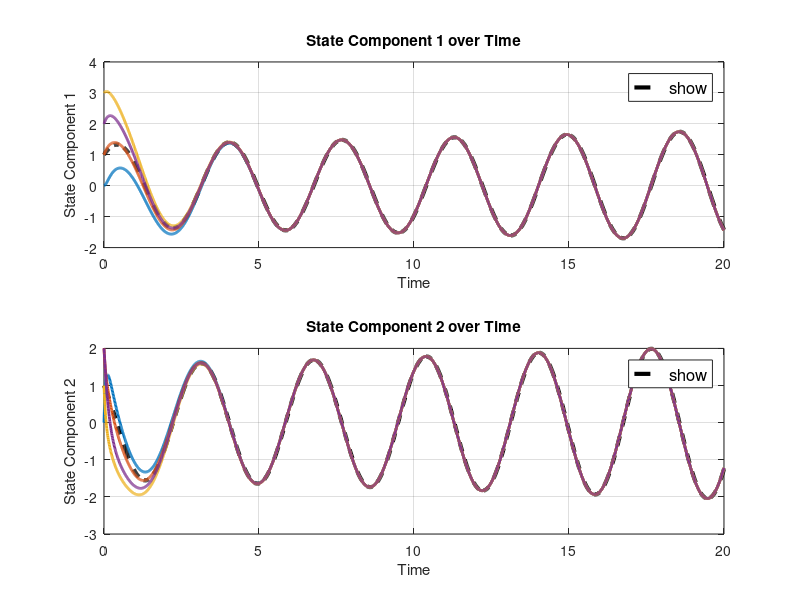
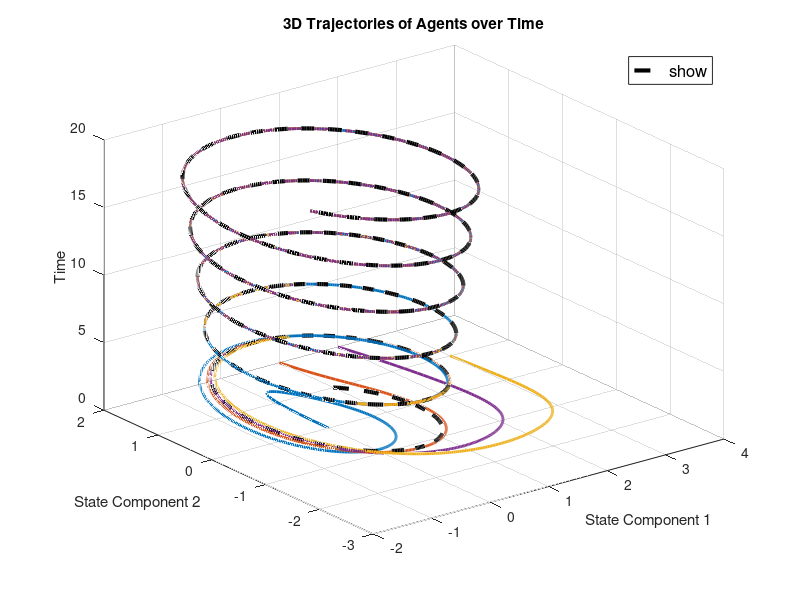

MATLAB code to generate these figures, in order:
% MATLAB script for consensus protocol with system dynamics where Agent 1 follows a reference model
clc; clear; close all;

% Parameters
num_agents = 5;                     % Number of agents (Agent 1 is the leader + 4 followers)
time_step = 0.01;                   % Time step for simulation
total_time = 20;                    % Total simulation time
num_steps = total_time / time_step; % Number of simulation steps

% System matrices
A = [0 1.5; -2 0];       % Dynamics matrix for each agent (2x2)
B = [0; 1];              % Input matrix for each agent (2x1)
C = [1 0];               % Output matrix (observing the first state only)

% LQR cost matrices
Q = 0.1 * eye(2);        % State-cost matrix
R = 0.01;                % Input-cost matrix

% Adjacency matrix representing connectivity between agents (including leader as Agent 1)
A_adj = [0 1 1 0 0;
         1 0 1 1 0;
         1 1 0 1 1;
         0 1 1 0 1;
         0 0 1 1 0];

% Degree matrix and Laplacian matrix
D = diag(sum(A_adj, 2));
L = D - A_adj;

% Compute the eigenvalues of the Laplacian matrix
lambda = eig(L);

% Calculate individual LQR gain matrices for each follower based on Laplacian eigenvalues
K_array = zeros(num_agents - 1, 2); % LQR gains for each follower (row per agent)
for i = 2:num_agents                % Skip lambda_1 = 0 (consensus mode)
    lambda_i = sqrt(lambda(i));
    K_array(i - 1, :) = lqr(A, lambda_i * B, Q, R); % Compute LQR gain for each follower
end

% Store the history of states for plotting
x_history = zeros(num_agents, 2, num_steps);

% Initial states
x_ref = [1; 1];                  % Initial state of the reference model for Agent 1

% Initial states of followers
x_followers = [0 0;
               1 2;
               3 1;
               2 2];             % Each row corresponds to a follower's initial state

% Initialize history
x_history(1, :, 1) = x_ref';     % Initial state of Agent 1
x_history(2:end, :, 1) = x_followers;

% Consensus protocol update loop
for k = 2:num_steps
    % Update Agent 1 (reference model) with its own dynamics
    x_ref = x_ref + time_step * (A * x_ref);

    % Initialize control input for followers
    u = zeros(num_agents - 1, 1);

    % Calculate control inputs for each follower agent
    for i = 1:num_agents - 1
        % Extract the LQR gain for the current follower
        K_i = K_array(i, :);

        % Compute the tracking error between follower i and the leader
        e_i = x_followers(i, :)' - x_ref;

        % Compute the consensus error between follower i and its neighbors
        consensus_error = zeros(size(x_ref));
        for j = 1:num_agents
            if A_adj(i + 1, j) == 1  % If agent j is a neighbor of agent i
                if j == 1            % Agent 1 is the leader
                    x_j = x_ref;
                else
                    x_j = x_followers(j - 1, :)';
                end
                consensus_error = consensus_error + (x_followers(i, :)' - x_j);
            end
        end

        % Compute the total error
        e_total = e_i + consensus_error;

        % Compute the control input for follower i
        u(i) = -K_i * e_total;
    end

    % Update each follower's state based on system dynamics
    x_dot_followers = (A * x_followers')' + (B * u')'; % Matrix operations to match dimensions
    x_followers = x_followers + time_step * x_dot_followers; % Update follower states

    % Store the states for plotting
    x_history(1, :, k) = x_ref';       % Update Agent 1's state (leader)
    x_history(2:end, :, k) = x_followers;
end

% Plot results for each component of each agent's state
time = linspace(0, total_time, num_steps);

% Plot State Component 1 and 2 over Time
figure;
subplot(2, 1, 1);
% Plot Agent 1 (reference model)
plot(time, squeeze(x_history(1, 1, :)), 'k--', 'LineWidth', 3, 'DisplayName', 'Agent 1 (Reference Model)');
hold on;
% Plot the followers
colors = lines(num_agents - 1);  % Use distinct colors for followers
for i = 2:num_agents
    plot(time, squeeze(x_history(i, 1, :)), 'LineWidth', 2, 'Color', colors(i - 1, :), ...
         'DisplayName', sprintf('Agent %d', i));
end
xlabel('Time');
ylabel('State Component 1');
title('State Component 1 over Time');
legend('show', 'Location', 'northeast', 'FontSize', 12);
grid on;

subplot(2, 1, 2);
% Plot Agent 1 (reference model)
plot(time, squeeze(x_history(1, 2, :)), 'k--', 'LineWidth', 3, 'DisplayName', 'Agent 1 (Reference Model)');
hold on;
% Plot the followers
for i = 2:num_agents
    plot(time, squeeze(x_history(i, 2, :)), 'LineWidth', 2, 'Color', colors(i - 1, :), ...
         'DisplayName', sprintf('Agent %d', i));
end
xlabel('Time');
ylabel('State Component 2');
title('State Component 2 over Time');
legend('show', 'Location', 'northeast', 'FontSize', 12);
grid on;

% Adjust the overall figure properties for better readability
set(gcf, 'Position', [100, 100, 800, 600]); % Resize figure window

% Add 3D plot for the system trajectories
figure;
hold on;
% Plot Agent 1 (reference model) trajectory
plot3(squeeze(x_history(1, 1, :)), squeeze(x_history(1, 2, :)), time, 'k--', 'LineWidth', 3, 'DisplayName', 'Agent 1 (Reference Model)');
% Plot the followers' trajectories
for i = 2:num_agents
    plot3(squeeze(x_history(i, 1, :)), squeeze(x_history(i, 2, :)), time, 'LineWidth', 2, 'Color', colors(i - 1, :), ...
         'DisplayName', sprintf('Agent %d', i));
end
xlabel('State Component 1');
ylabel('State Component 2');
zlabel('Time');
title('3D Trajectories of Agents over Time');
legend('show', 'Location', 'northeast', 'FontSize', 12);
grid on;
view(3); % Adjust the view angle for better visualization